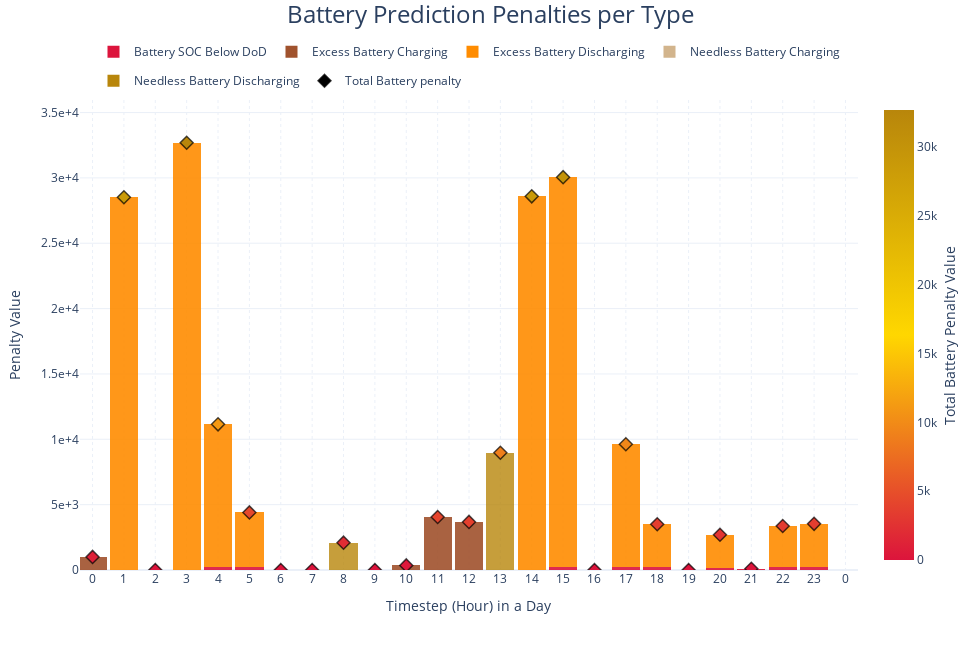

Notebook cell for this chart:
### Markdown cell above
#### Battery Prediction Penalties per Type

### Code cell
subplot_fig = go.Figure()

pen1 = penalties['Battery SOC Below DoD Penalty']
pen2 = penalties['Excess Battery Charging Penalty']
pen3 = penalties['Excess Battery Discharging Penalty']
pen4 = penalties['Needless Battery Charging Penalty']
pen5 = penalties['Needless Battery Discharging Penalty']

subplot_fig.add_bar(y=pen1, showlegend=True, yaxis='y', width=0.9,
                    marker=dict(color='crimson', opacity=0.9, line_width=0), name='Battery SOC Below DoD')
subplot_fig.add_bar(y=pen2, showlegend=True, yaxis='y', width=0.9,
                    marker=dict(color='sienna', opacity=0.9, line_width=0), name='Excess Battery Charging')
subplot_fig.add_bar(y=pen3, showlegend=True, yaxis='y', width=0.9,
                    marker=dict(color='darkorange', opacity=0.9, line_width=0), name='Excess Battery Discharging')
subplot_fig.add_bar(y=pen4, showlegend=True, yaxis='y', width=0.9,
                    marker=dict(color='tan', opacity=0.9, line_width=0), name='Needless Battery Charging')
subplot_fig.add_bar(y=pen5, showlegend=True, yaxis='y', width=0.9,
                    marker=dict(color='darkgoldenrod', opacity=0.8, line_width=0), name='Needless Battery Discharging')

pbpenalties = penalties['Total Battery Penalty']
subplot_fig.add_scatter(x=penalties.index, y=pbpenalties, line_shape='linear', name='Total Battery penalty', mode='markers',
                        marker=dict(size=10, symbol='diamond', line=dict(width=1.5), color=pbpenalties, coloraxis='coloraxis'), line=dict(color='rgba(0,0,0,0.7)'),
                        showlegend=True, yaxis='y', legendgroup='Total Battery Penalty')

subplot_fig.add_annotation(x=-0.1, y=0.5, text="Penalty Value", xanchor='left', yanchor='middle', textangle=-90, xref="paper", yref="paper", font_size=14, showarrow=False)
subplot_fig.add_annotation(x=0.5, y=-0.1, text="Timestep (Hour) in a Day", textangle=0, xref="paper", yref="paper", font_size=14, showarrow=False)

max_timestep = int(initial_training_data.Departure.max() + 1)
subplot_fig.update_layout(title="Battery Prediction Penalties per Type",
                          yaxis=dict(title=''), barmode='overlay')
subplot_fig.update_xaxes(tickformat='', griddash="dot", title='', range=[-0.4, 24.4],
                         tickvals=[i for i in range(max_timestep)],
                         ticktext=[str(i%24) for i in range(max_timestep)])

# For plot export: w(1280)xh(720), w(1920)xh(1080)
# For better overview in jupyter: w(850)xh(650)
plot_width = 980
plot_height = 650


total_pen_max = pbpenalties.max()
ytype = 'log' if total_pen_max > 100000 else 'linear'
ymax_margin = 6 if ytype == 'log' else round(total_pen_max + total_pen_max/10)
yyaxistext = '- log scale' if ytype == 'log' else ''
ydtick = 1 if ytype == 'log' else 5000
subplot_fig.update_yaxes(nticks=6, dtick=0.2)
subplot_fig.update_layout(height=plot_height, width=plot_width, title=dict(xanchor="center", x=0.5, font_size=24, y=0.99), 
                          showlegend=True, coloraxis=dict(colorscale=[[0, 'crimson'], [0.5, 'gold'], [1, 'darkgoldenrod']], 
                                                          colorbar=dict(title=dict(text='Total Battery Penalty Value', side='right'))), barmode='stack',
                          legend=dict(x=0.5, orientation='h', yanchor='bottom', entrywidth=0, y=1.01, xanchor='center'), scattermode='overlay',
                          yaxis=dict(tickformat=" ,.2~g", nticks=5, dtick=ydtick, range=[0, ymax_margin], type=f'{ytype}'))


subplot_fig.show()

del max_timestep, plot_width, plot_height

### Figure 1 — Plotly figure (JSON) as saved in the notebook; plotly's stock layout.template omitted (floating-point values rounded to 4 significant figures)
{"data": [{"marker": {"color": "crimson", "line": {"width": 0}, "opacity": 0.9}, "name": "Battery SOC Below DoD", "showlegend": true, "type": "bar", "width": 0.9, "y": [0, 0, 0, 0, 225, 225, 0, 0, 0, 0, 0, 0, 0, 0, 0, 225, 0.1037, 225, 225, 0, 175.5, 98.65, 225, 225], "yaxis": "y"}, {"marker": {"color": "sienna", "line": {"width": 0}, "opacity": 0.9}, "name": "Excess Battery Charging", "showlegend": true, "type": "bar", "width": 0.9, "y": [999.9, 0, 0, 0, 0, 0, 0, 0, 0, 0, 351.5, 4060.0, 3678.0, 0, 0, 0, 0, 0, 0, 0, 0, 0, 0, 0], "yaxis": "y"}, {"marker": {"color": "darkorange", "line": {"width": 0}, "opacity": 0.9}, "name": "Excess Battery Discharging", "showlegend": true, "type": "bar", "width": 0.9, "y": [0, 28520, 0, 32690.0, 10920.0, 4180, 0, 0, 0, 0, 0, 0, 0, 0, 28590, 29830.0, 0, 9396.0, 3272.0, 0, 2520, 0, 3145.0, 3307.0], "yaxis": "y"}, {"marker": {"color": "tan", "line": {"width": 0}, "opacity": 0.9}, "name": "Needless Battery Charging", "showlegend": true, "type": "bar", "width": 0.9, "y": [0, 0, 0, 0, 0, 0, 0, 0, 0, 0, 0, 0, 0, 0, 0, 0, 0, 0, 0, 0, 0, 0, 0, 0], "yaxis": "y"}, {"marker": {"color": "darkgoldenrod", "line": {"width": 0}, "opacity": 0.8}, "name": "Needless Battery Discharging", "showlegend": true, "type": "bar", "width": 0.9, "y": [0, 0, 0, 0, 0, 0, 0, 0, 2090, 0, 0, 0, 0, 8970, 0, 0, 0, 0, 0, 0, 0, 0, 0, 0], "yaxis": "y"}, {"legendgroup": "Total Battery Penalty", "line": {"color": "rgba(0,0,0,0.7)", "shape": "linear"}, "marker": {"color": [999.9, 28520, 0, 32690.0, 11140.0, 4405, 0, 0, 2090, 0, 351.5, 4060.0, 3678.0, 8970, 28590, 30050.0, 0.1037, 9621.0, 3497.0, 0, 2695.0, 98.65, 3370.0, 3532.0], "coloraxis": "coloraxis", "line": {"width": 1.5}, "size": 10, "symbol": "diamond"}, "mode": "markers", "name": "Total Battery penalty", "showlegend": true, "type": "scatter", "x": [0, 1, 2, 3, 4, 5, 6, 7, 8, 9, 10, 11, 12, 13, 14, 15, 16, 17, 18, 19, 20, 21, 22, 23], "y": [999.9, 28520, 0, 32690.0, 11140.0, 4405, 0, 0, 2090, 0, 351.5, 4060.0, 3678.0, 8970, 28590, 30050.0, 0.1037, 9621.0, 3497.0, 0, 2695.0, 98.65, 3370.0, 3532.0], "yaxis": "y"}], "layout": {"annotations": [{"font": {"size": 14}, "showarrow": false, "text": "Penalty Value", "textangle": -90, "x": -0.1, "xanchor": "left", "xref": "paper", "y": 0.5, "yanchor": "middle", "yref": "paper"}, {"font": {"size": 14}, "showarrow": false, "text": "Timestep (Hour) in a Day", "textangle": 0, "x": 0.5, "xref": "paper", "y": -0.1, "yref": "paper"}], "barmode": "stack", "coloraxis": {"colorbar": {"title": {"side": "right", "text": "Total Battery Penalty Value"}}, "colorscale": [[0, "crimson"], [0.5, "gold"], [1, "darkgoldenrod"]]}, "height": 650, "legend": {"entrywidth": 0, "orientation": "h", "x": 0.5, "xanchor": "center", "y": 1.01, "yanchor": "bottom"}, "scattermode": "overlay", "showlegend": true, "title": {"font": {"size": 24}, "text": "Battery Prediction Penalties per Type", "x": 0.5, "xanchor": "center", "y": 0.99}, "width": 980, "xaxis": {"griddash": "dot", "range": [-0.4, 24.4], "tickformat": "", "ticktext": ["0", "1", "2", "3", "4", "5", "6", "7", "8", "9", "10", "11", "12", "13", "14", "15", "16", "17", "18", "19", "20", "21", "22", "23", "0", "1", "2", "3"], "tickvals": [0, 1, 2, 3, 4, 5, 6, 7, 8, 9, 10, 11, 12, 13, 14, 15, 16, 17, 18, 19, 20, 21, 22, 23, 24, 25, 26, 27], "title": {"text": ""}}, "yaxis": {"dtick": 5000, "nticks": 5, "range": [0, 35959], "tickformat": " ,.2~g", "title": {"text": ""}, "type": "linear"}}}
